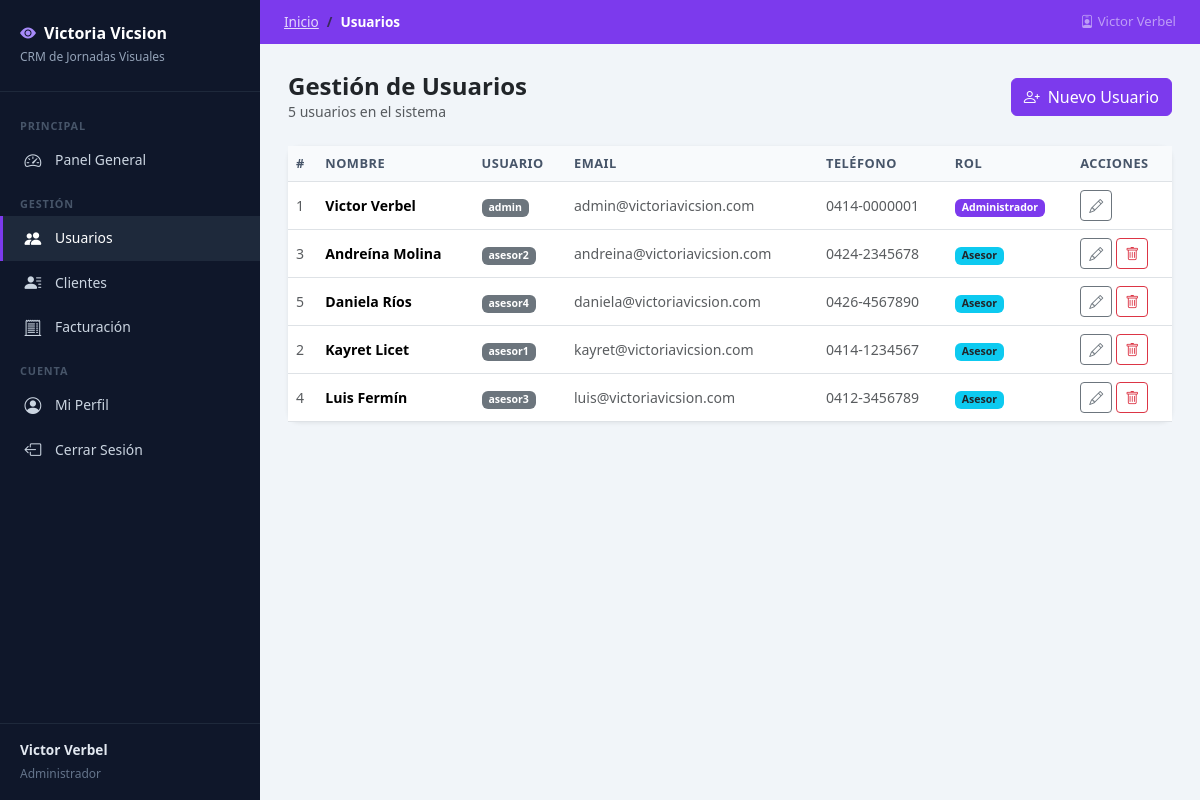
The page /usuarios (signed in) on the database its author committed.
### tables this page shows
CREATE TABLE users (
        id INTEGER PRIMARY KEY,
        username TEXT UNIQUE,
        password TEXT,
        role TEXT,
        nombre TEXT,
        email TEXT,
        telefono TEXT,
        created_at TEXT DEFAULT CURRENT_TIMESTAMP
    );

### crm_v3_clean/app.py (the view)
@app.route('/usuarios')
def usuarios():
    if 'user' not in session or session['role'] != 'admin':
        return redirect('/')
    conn = db()
    c = conn.cursor()
    c.execute('SELECT * FROM users ORDER BY role, nombre')
    users = c.fetchall()
    conn.close()
    return render_template('usuarios.html', users=users, nombre=session['nombre'], role=session['role'])

### crm_v3_clean/app.py (called while the page is built)
def db():
    conn = sqlite3.connect('database.db')
    conn.row_factory = sqlite3.Row
    return conn

### crm_v3_clean/templates/usuarios.html
{% extends "base.html" %}
{% block breadcrumb %}<li class="breadcrumb-item active">Usuarios</li>{% endblock %}
{% block content %}
<div class="d-flex align-items-center justify-content-between mb-4">
  <div>
    <h4 class="fw-bold mb-0">Gestión de Usuarios</h4>
    <p class="text-muted small mb-0">{{ users|length }} usuarios en el sistema</p>
  </div>
  <a href="/usuarios/nuevo" class="btn btn-primary" style="background:#7c3aed; border-color:#7c3aed;">
    <i class="bi bi-person-plus me-2"></i>Nuevo Usuario
  </a>
</div>
<div class="card stat-card">
  <div class="card-body p-0">
    <div class="table-responsive">
      <table class="table mb-0">
        <thead>
          <tr>
            <th>#</th>
            <th>Nombre</th>
            <th>Usuario</th>
            <th>Email</th>
            <th>Teléfono</th>
            <th>Rol</th>
            <th>Acciones</th>
          </tr>
        </thead>
        <tbody>
          {% for u in users %}
          <tr>
            <td class="text-muted">{{ u['id'] }}</td>
            <td class="fw-semibold">{{ u['nombre'] }}</td>
            <td><span class="badge bg-secondary">{{ u['username'] }}</span></td>
            <td class="text-muted small">{{ u['email'] or '—' }}</td>
            <td class="text-muted small">{{ u['telefono'] or '—' }}</td>
            <td>
              {% if u['role'] == 'admin' %}
                <span class="badge" style="background:#7c3aed;">Administrador</span>
              {% else %}
                <span class="badge bg-info text-dark">Asesor</span>
              {% endif %}
            </td>
            <td>
              <div class="d-flex gap-1">
                <a href="/usuarios/editar/{{ u['id'] }}" class="btn btn-sm btn-outline-secondary" title="Editar">
                  <i class="bi bi-pencil"></i>
                </a>
                {% if u['username'] != 'admin' %}
                <form method="post" action="/usuarios/eliminar/{{ u['id'] }}" onsubmit="return confirm('¿Eliminar este usuario?')">
                  <button class="btn btn-sm btn-outline-danger" title="Eliminar"><i class="bi bi-trash"></i></button>
                </form>
                {% endif %}
              </div>
            </td>
          </tr>
          {% else %}
          <tr><td colspan="7" class="text-center text-muted py-4">No hay usuarios.</td></tr>
          {% endfor %}
        </tbody>
      </table>
    </div>
  </div>
</div>
{% endblock %}

### crm_v3_clean/templates/base.html (shortened to what this page needs)
<!doctype html>
<html lang="es">
<head>
  <link href="https://cdn.jsdelivr.net/npm/bootstrap@5.3.3/dist/css/bootstrap.min.css" rel="stylesheet">
  <link href="https://cdn.jsdelivr.net/npm/bootstrap-icons@1.11.3/font/bootstrap-icons.min.css" rel="stylesheet">
</head>
<body>
{% if session.get('user') %}
<div class="sidebar">
  <div class="sidebar-brand">
    <h5><i class="bi bi-eye-fill me-2" style="color:#a78bfa;"></i>Victoria Vicsion</h5>
    <small>CRM de Jornadas Visuales</small>
  </div>
  <nav class="sidebar-nav">
    {% if session.get('role') == 'admin' %}
      <div class="sidebar-section">Principal</div>
      <a href="/dashboard" class="{% if request.path == '/dashboard' %}active{% endif %}">
        <i class="bi bi-speedometer2"></i> Panel General
      </a>
      <div class="sidebar-section">Gestión</div>
      <a href="/usuarios" class="{% if '/usuarios' in request.path %}active{% endif %}">
        <i class="bi bi-people-fill"></i> Usuarios
      </a>
      <a href="/clientes" class="{% if '/clientes' in request.path %}active{% endif %}">
        <i class="bi bi-person-lines-fill"></i> Clientes
      </a>
      <a href="/facturacion" class="{% if '/facturacion' in request.path %}active{% endif %}">
        <i class="bi bi-receipt-cutoff"></i> Facturación
      </a>
    {% endif %}
    <div class="sidebar-section">Cuenta</div>
    <a href="/perfil" class="{% if request.path == '/perfil' %}active{% endif %}">
      <i class="bi bi-person-circle"></i> Mi Perfil
    </a>
    <a href="/logout">
      <i class="bi bi-box-arrow-left"></i> Cerrar Sesión
    </a>
  </nav>
  <div class="sidebar-footer">
    <div class="user-info">
      <strong>{{ session.get('nombre', '') }}</strong>
      <small>{% if session.get('role') == 'admin' %}Administrador{% else %}Asesor{% endif %}</small>
    </div>
  </div>
</div>
<div class="main-content">
  <div class="topbar">
    <nav aria-label="breadcrumb">
      <ol class="breadcrumb mb-0">
        <li class="breadcrumb-item"><a href="/dashboard">Inicio</a></li>
        {% block breadcrumb %}{% endblock %}
      </ol>
    </nav>
    <span class="text-white-50" style="font-size:.82rem;">
      <i class="bi bi-person-badge me-1"></i>{{ session.get('nombre','') }}
    </span>
  </div>
  <div class="content-area">
    {% block content %}{% endblock %}
  </div>
</div>
{% else %}
{% block public %}{% endblock %}
{% endif %}
</body>
</html>

### crm_v3_clean/templates/base.html (style rules this page uses)
:root { --sidebar-bg: #0f172a; --sidebar-hover: #1e293b; --sidebar-active: #7c3aed; --sidebar-width: 260px; --topbar-bg: #7c3aed; }
body { background: #f1f5f9; font-family: 'Segoe UI', sans-serif; }
.sidebar { width: var(--sidebar-width); min-height: 100vh; background: var(--sidebar-bg); position: fixed; top: 0; left: 0; display: flex; flex-direction: column; z-index: 100; transition: width .3s; }
.sidebar-brand { padding: 1.5rem 1.25rem; border-bottom: 1px solid #1e293b; }
.sidebar-brand h5 { color: #fff; margin: 0; font-weight: 700; font-size: 1rem; }
.sidebar-brand small { color: #94a3b8; font-size: .75rem; }
.sidebar-nav { padding: .75rem 0; flex: 1; }
.sidebar-section { padding: .35rem 1.25rem .25rem; color: #475569; font-size: .68rem; font-weight: 700; letter-spacing: .08em; text-transform: uppercase; margin-top: .5rem; }
.sidebar-nav a { display: flex; align-items: center; gap: .75rem; padding: .6rem 1.25rem; color: #cbd5e1; text-decoration: none; font-size: .87rem; border-left: 3px solid transparent; transition: background .2s, color .2s, border-color .2s; }
.sidebar-nav a.active { background: var(--sidebar-hover); color: #fff; border-left-color: var(--sidebar-active); }
.sidebar-nav a i { font-size: 1.05rem; width: 20px; text-align: center; }
.sidebar-footer { padding: 1rem 1.25rem; border-top: 1px solid #1e293b; }
.sidebar-footer .user-info small { color: #64748b; font-size: .75rem; }
.sidebar-footer .user-info strong { color: #e2e8f0; font-size: .85rem; display: block; }
.main-content { margin-left: var(--sidebar-width); min-height: 100vh; display: flex; flex-direction: column; }
.topbar { background: var(--topbar-bg); padding: .75rem 1.5rem; display: flex; align-items: center; justify-content: space-between; position: sticky; top: 0; z-index: 50; }
.topbar .breadcrumb { margin: 0; font-size: .85rem; }
.topbar .breadcrumb-item, .topbar .breadcrumb-item a { color: rgba(255,255,255,.8); }
.topbar .breadcrumb-item.active { color: #fff; font-weight: 600; }
.content-area { padding: 1.75rem; flex: 1; }
.stat-card { border: none; border-radius: 12px; box-shadow: 0 1px 4px rgba(0,0,0,.08); }
.stat-card .card-body { padding: 1.25rem 1.5rem; }
.table th { background: #f8fafc; font-size: .8rem; font-weight: 700; color: #475569; text-transform: uppercase; letter-spacing: .04em; }
.table td { vertical-align: middle; font-size: .88rem; }

### rows shown on the page
users: get "Victor Verbel", id "1", nombre "Victor Verbel", username "admin", email "admin@victoriavicsion.com", telefono "0414-0000001", role "Administrador"
users: id "3", nombre "Andreína Molina", username "asesor2", email "andreina@victoriavicsion.com", telefono "0424-2345678", role "Asesor"
users: id "5", nombre "Daniela Ríos", username "asesor4", email "daniela@victoriavicsion.com", telefono "0426-4567890", role "Asesor"
users: id "2", nombre "Kayret Licet", username "asesor1", email "kayret@victoriavicsion.com", telefono "0414-1234567", role "Asesor"
users: id "4", nombre "Luis Fermín", username "asesor3", email "luis@victoriavicsion.com", telefono "0412-3456789", role "Asesor"

### other values the page prints
{{ users|length }} "5"
